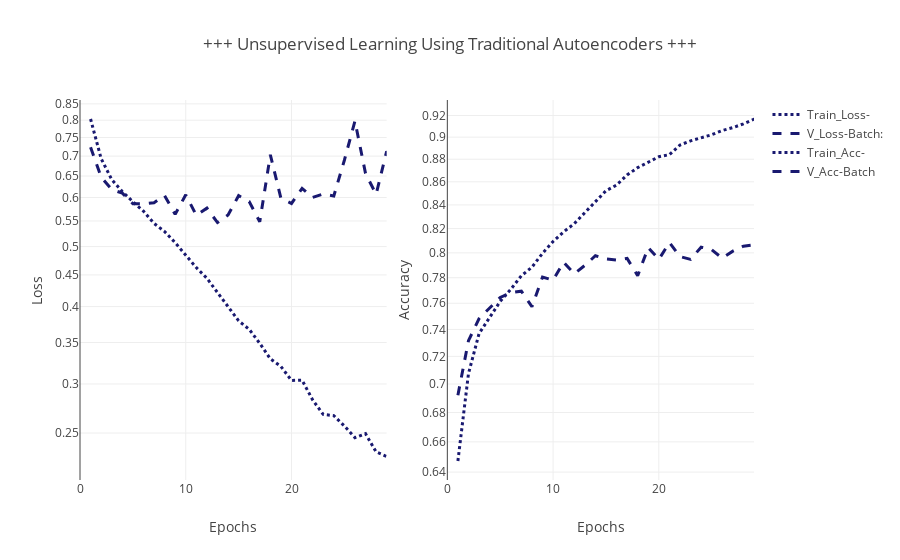

Notebook code cell kept with this figure:
### Code cell
# enerGyPU-SequencePlot is a graph that displays the behavior of factors influencing energy efficiency of GPU 

plotly.offline.iplot(fig)
#url = py.plot(fig)

#print "+++++ Fine Tunning Hyperparameters Used +++++"
#display(hyperparameters)

### Figure 1 — Plotly figure (JSON) as saved in the notebook; plotly's stock layout.template omitted (floating-point values rounded to 4 significant figures)
{"data": [{"line": {"color": "rgb(25,25,112)", "dash": "dot", "width": 3}, "name": "Train_Loss-", "type": "scatter", "x": [1, 2, 3, 4, 5, 6, 7, 8, 9, 10, 11, 12, 13, 14, 15, 16, 17, 18, 19, 20, 21, 22, 23, 24, 25, 26, 27, 28, 29, 30], "xaxis": "x1", "y": [0.8036, 0.6933, 0.6418, 0.6135, 0.5909, 0.5705, 0.545, 0.5288, 0.5073, 0.4851, 0.4624, 0.4444, 0.4218, 0.3994, 0.3794, 0.3676, 0.3489, 0.3294, 0.3202, 0.3039, 0.3043, 0.2827, 0.2679, 0.2667, 0.2566, 0.2457, 0.2494, 0.233, 0.229, 0.2253], "yaxis": "y1"}, {"line": {"color": "rgb(25,25,112)", "dash": "dash", "width": 3}, "name": "V_Loss-Batch:", "type": "scatter", "x": [1, 2, 3, 4, 5, 6, 7, 8, 9, 10, 11, 12, 13, 14, 15, 16, 17, 18, 19, 20, 21, 22, 23, 24, 25, 26, 27, 28, 29, 30], "xaxis": "x1", "y": [0.7233, 0.6476, 0.6183, 0.61, 0.5865, 0.586, 0.5887, 0.6042, 0.5638, 0.6061, 0.5616, 0.5768, 0.5468, 0.5623, 0.6043, 0.5913, 0.5483, 0.7034, 0.5985, 0.5869, 0.6209, 0.6002, 0.6082, 0.6037, 0.6893, 0.7974, 0.6564, 0.6073, 0.7127, 0.6485], "yaxis": "y1"}, {"line": {"color": "rgb(25,25,112)", "dash": "dot", "width": 3}, "name": "Train_Acc-", "type": "scatter", "x": [1, 2, 3, 4, 5, 6, 7, 8, 9, 10, 11, 12, 13, 14, 15, 16, 17, 18, 19, 20, 21, 22, 23, 24, 25, 26, 27, 28, 29, 30], "xaxis": "x2", "y": [0.6473, 0.7075, 0.7368, 0.7495, 0.7614, 0.7708, 0.7816, 0.7884, 0.7996, 0.8093, 0.8173, 0.8241, 0.8332, 0.8421, 0.8522, 0.8572, 0.866, 0.8725, 0.8772, 0.8822, 0.8842, 0.8928, 0.8966, 0.8995, 0.9022, 0.9061, 0.9088, 0.9123, 0.9166, 0.9168], "yaxis": "y2"}, {"line": {"color": "rgb(25,25,112)", "dash": "dash", "width": 3}, "name": "V_Acc-Batch", "type": "scatter", "x": [1, 2, 3, 4, 5, 6, 7, 8, 9, 10, 11, 12, 13, 14, 15, 16, 17, 18, 19, 20, 21, 22, 23, 24, 25, 26, 27, 28, 29, 30], "xaxis": "x2", "y": [0.6921, 0.7316, 0.7482, 0.7562, 0.7645, 0.7683, 0.7694, 0.7573, 0.7805, 0.7781, 0.7924, 0.7831, 0.7898, 0.7977, 0.795, 0.7942, 0.7955, 0.7817, 0.8043, 0.7947, 0.8084, 0.797, 0.7947, 0.8047, 0.8025, 0.7957, 0.8014, 0.8055, 0.8066, 0.8107], "yaxis": "y2"}], "layout": {"title": "+++ Unsupervised Learning Using Traditional Autoencoders +++", "xaxis1": {"anchor": "y1", "domain": [0, 0.455], "range": [0, 29], "title": "Epochs"}, "xaxis2": {"anchor": "y2", "domain": [0.545, 1], "range": [0, 29], "title": "Epochs"}, "yaxis1": {"anchor": "x1", "autorange": true, "domain": [0, 1], "title": "Loss", "type": "log"}, "yaxis2": {"anchor": "x2", "autorange": true, "domain": [0, 1], "title": "Accuracy", "type": "log"}}}
